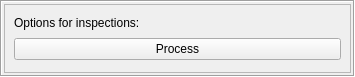
<?xml version="1.0" encoding="UTF-8"?>
<ui version="4.0">
 <class>InspectionMenu</class>
 <widget class="QFrame" name="InspectionMenu">
  <property name="geometry">
   <rect>
    <x>0</x>
    <y>0</y>
    <width>355</width>
    <height>77</height>
   </rect>
  </property>
  <property name="windowTitle">
   <string>Frame</string>
  </property>
  <property name="frameShape">
   <enum>QFrame::Box</enum>
  </property>
  <property name="frameShadow">
   <enum>QFrame::Sunken</enum>
  </property>
  <layout class="QVBoxLayout" name="verticalLayout">
   <property name="spacing">
    <number>2</number>
   </property>
   <property name="sizeConstraint">
    <enum>QLayout::SetNoConstraint</enum>
   </property>
   <property name="leftMargin">
    <number>2</number>
   </property>
   <property name="topMargin">
    <number>2</number>
   </property>
   <property name="rightMargin">
    <number>2</number>
   </property>
   <property name="bottomMargin">
    <number>2</number>
   </property>
   <item>
    <widget class="QScrollArea" name="scrollArea">
     <property name="verticalScrollBarPolicy">
      <enum>Qt::ScrollBarAlwaysOff</enum>
     </property>
     <property name="horizontalScrollBarPolicy">
      <enum>Qt::ScrollBarAlwaysOff</enum>
     </property>
     <property name="widgetResizable">
      <bool>true</bool>
     </property>
     <widget class="QWidget" name="scrollAreaWidgetContents_2">
      <property name="geometry">
       <rect>
        <x>0</x>
        <y>0</y>
        <width>347</width>
        <height>69</height>
       </rect>
      </property>
      <layout class="QVBoxLayout" name="verticalLayout_2">
       <item>
        <widget class="QLabel" name="label">
         <property name="sizePolicy">
          <sizepolicy hsizetype="Preferred" vsizetype="Fixed">
           <horstretch>0</horstretch>
           <verstretch>0</verstretch>
          </sizepolicy>
         </property>
         <property name="text">
          <string>Options for inspections:</string>
         </property>
        </widget>
       </item>
       <item>
        <widget class="QPushButton" name="pushButton">
         <property name="sizePolicy">
          <sizepolicy hsizetype="Expanding" vsizetype="Fixed">
           <horstretch>0</horstretch>
           <verstretch>0</verstretch>
          </sizepolicy>
         </property>
         <property name="text">
          <string>Process</string>
         </property>
        </widget>
       </item>
      </layout>
     </widget>
    </widget>
   </item>
  </layout>
 </widget>
 <resources/>
 <connections/>
</ui>
